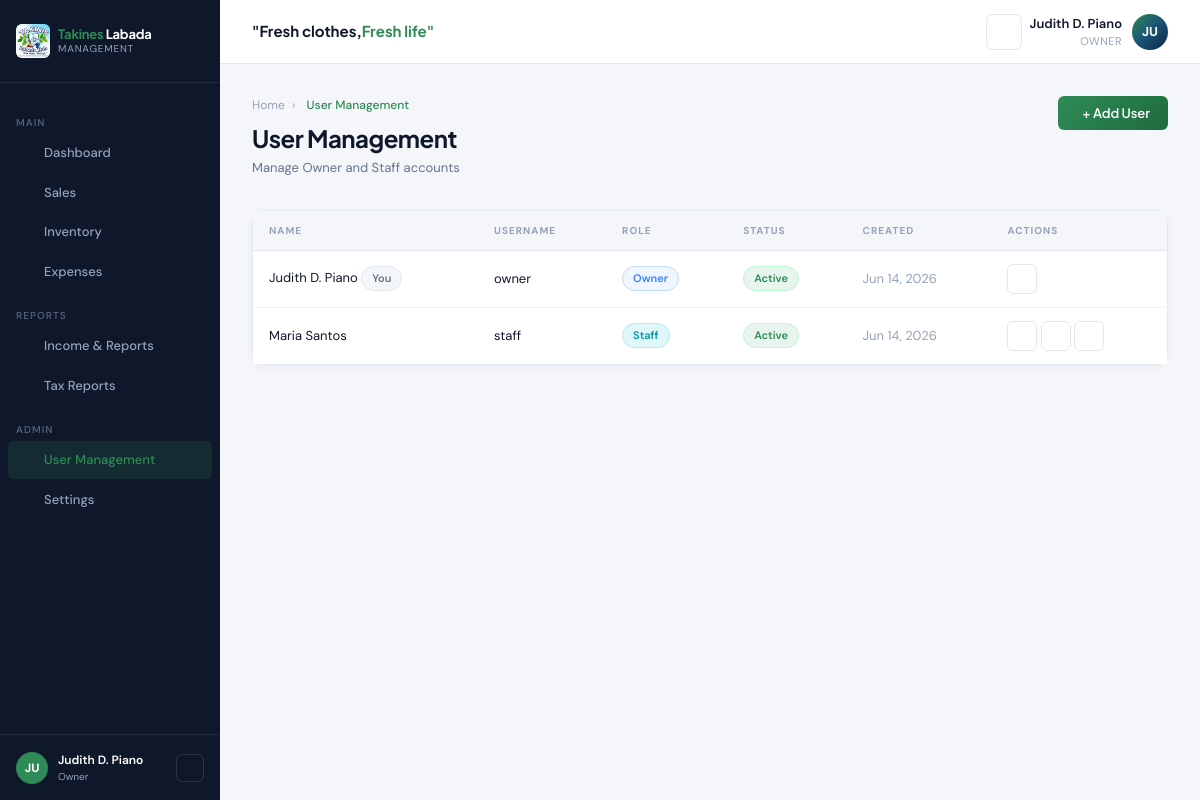
/users.php (signed in), run on the app's committed database.
### tables this page shows
CREATE TABLE `users` (
  `id` int(11) NOT NULL,
  `name` varchar(100) NOT NULL,
  `username` varchar(50) NOT NULL,
  `password` varchar(255) NOT NULL,
  `role` enum('owner','staff') NOT NULL DEFAULT 'staff',
  `is_active` tinyint(1) NOT NULL DEFAULT 1,
  `created_at` timestamp NOT NULL DEFAULT current_timestamp()
);

### config.php (called while the page is built, shortened)
<?php
function h($value): string
{
    return htmlspecialchars((string)($value ?? ''), ENT_QUOTES, 'UTF-8');
}
function current_user(): ?object
{
    return $_SESSION['user'] ?? null;
}

### users.php (the view, shortened to what this page needs)
<?php
require_once __DIR__ . '/config.php';
$currentUser = current_user();
$stmt = $pdo->query('SELECT id, name, username, role, is_active, created_at FROM users ORDER BY role, name');
$users = $stmt->fetchAll();
$activeNav = 'users';
require __DIR__ . '/includes/header_app.php';
?>
<div class="page-header">
    <div>
        <div class="breadcrumb">
            <a href="dashboard.php">Home</a>
            <span>&rsaquo;</span>
            <span class="current">User Management</span>
        </div>
        <h1 class="page-title">User Management</h1>
        <p class="page-subtitle">Manage Owner and Staff accounts</p>
    </div>
    <button class="btn btn-primary" id="btn-add-user" aria-haspopup="dialog">
        + Add User
    </button>
</div>
<div class="card">
    <div class="table-container" style="border:none; border-radius:0;">
        <table class="data-table" aria-label="User accounts">
            <thead>
                <tr>
                    <th scope="col">Name</th>
                    <th scope="col">Username</th>
                    <th scope="col">Role</th>
                    <th scope="col">Status</th>
                    <th scope="col">Created</th>
                    <th scope="col">Actions</th>
                </tr>
            </thead>
            <tbody>
                <?php foreach ($users as $u): ?>
                    <tr>
                        <td>
                            <?= h($u->name) ?>
                            <?php if ($u->id === $currentUser->id): ?>
                                <span class="badge badge-gray">You</span>
                            <?php endif; ?>
                        </td>
                        <td><?= h($u->username) ?></td>
                        <td>
                            <span class="badge <?= $u->role === 'owner' ? 'badge-blue' : 'badge-teal' ?>">
                                <?= h(ucfirst($u->role)) ?>
                            </span>
                        </td>
                        <td>
                            <span class="badge <?= $u->is_active ? 'badge-green' : 'badge-gray' ?>">
                                <?= $u->is_active ? 'Active' : 'Inactive' ?>
                            </span>
                        </td>
                        <td class="text-muted text-sm"><?= date('M j, Y', strtotime($u->created_at)) ?></td>
                        <td>
                            <button class="action-btn edit"
                                    onclick='openEditUser(<?= json_encode([
                                        "id" => $u->id,
                                        "name" => $u->name,
                                        "username" => $u->username,
                                        "role" => $u->role,
                                    ]) ?>)'
                                    aria-label="Edit user" title="Edit">
                            </button>
                            <?php if ($u->id !== $currentUser->id): ?>
                                <form method="POST" action="users.php" style="display:inline;">
                                    <button type="submit" class="action-btn edit"
                                            title="<?= $u->is_active ? 'Deactivate' : 'Activate' ?>"
                                            aria-label="<?= $u->is_active ? 'Deactivate user' : 'Activate user' ?>">
                                    </button>
                                </form>
                                <form method="POST" action="users.php" style="display:inline;"
                                      onsubmit="return confirm('Delete this user account? This cannot be undone.')">
                                    <button type="submit" class="action-btn delete" aria-label="Delete user" title="Delete">
                                    </button>
                                </form>
                            <?php endif; ?>
                        </td>
                    </tr>
                <?php endforeach; ?>
            </tbody>
        </table>
    </div>
</div>
<?php
require __DIR__ . '/includes/footer_app.php';

### includes/header_app.php (shortened to what this page needs)
<?php
$user       = current_user();
$activeNav  = $activeNav  ?? '';
function nav_active(string $key, string $active): string
{
    return $key === $active ? 'active' : '';
}
?>
<!DOCTYPE html>
<html lang="en">
<head>
    <link rel="stylesheet" href="assets/css/app.css">
</head>
<body>
<div class="app-shell">
    <aside class="sidebar" id="sidebar" role="navigation" aria-label="Main navigation">
        <div class="sidebar-brand">
            <div class="sidebar-brand-logo" id="sidebar-logo-wrap">
                <img src="assets/images/logo.png"
                     alt="Takines Labada Logo"
                     id="sidebar-logo-img"
                     onerror="this.style.display='none'; document.getElementById('sidebar-logo-fallback').style.display='flex'">
            </div>
            <div class="sidebar-brand-text">
                <div class="sidebar-brand-name">
                    <span>Takines</span> Labada
                </div>
                <div class="sidebar-brand-sub">Management</div>
            </div>
        </div>
        <nav class="sidebar-nav">
            <div class="sidebar-section-label">Main</div>
            <a href="dashboard.php" class="nav-item <?= nav_active('dashboard', $activeNav) ?>">
                <span class="nav-icon"><i class="ph-bold ph-house"></i></span>
                Dashboard
            </a>
            <a href="sales.php" class="nav-item <?= nav_active('sales', $activeNav) ?>">
                <span class="nav-icon"><i class="ph-bold ph-money"></i></span>
                Sales
            </a>
            <a href="inventory.php" class="nav-item <?= nav_active('inventory', $activeNav) ?>">
                <span class="nav-icon"><i class="ph-bold ph-package"></i></span>
                Inventory
            </a>
            <a href="expenses.php" class="nav-item <?= nav_active('expenses', $activeNav) ?>">
                <span class="nav-icon"><i class="ph-bold ph-receipt"></i></span>
                Expenses
            </a>
            <div class="sidebar-section-label">Reports</div>
            <a href="reports_income.php" class="nav-item <?= nav_active('reports.income', $activeNav) ?>">
                <span class="nav-icon"><i class="ph-bold ph-chart-bar"></i></span>
                Income &amp; Reports
            </a>
            <a href="reports_tax.php" class="nav-item <?= nav_active('reports.tax', $activeNav) ?>">
                <span class="nav-icon"><i class="ph-bold ph-file-text"></i></span>
                Tax Reports
            </a>
            <div class="sidebar-section-label">Admin</div>
            <a href="users.php" class="nav-item <?= nav_active('users', $activeNav) ?>">
                <span class="nav-icon"><i class="ph-bold ph-users-three"></i></span>
                User Management
            </a>
            <a href="settings.php" class="nav-item <?= nav_active('settings', $activeNav) ?>">
                <span class="nav-icon"><i class="ph-bold ph-gear"></i></span>
                Settings
            </a>
        </nav>
        <div class="sidebar-user">
            <div class="sidebar-user-avatar" aria-hidden="true">
                <?= h(strtoupper(substr($user->name ?? 'JP', 0, 2))) ?>
            </div>
            <div class="sidebar-user-info">
                <div class="sidebar-user-name"><?= h($user->name ?? 'Judith Piano') ?></div>
                <div class="sidebar-user-role"><?= h(ucfirst($user->role ?? 'Owner')) ?></div>
            </div>
            <form method="POST" action="logout.php">
                <button type="submit" class="sidebar-user-logout" title="Sign out" aria-label="Sign out">
                </button>
            </form>
        </div>
    </aside>
    <div class="main-content">
        <header class="topbar" role="banner">
            <div class="topbar-brand">
                <div class="topbar-brand-text">
                    <div class="brand-name">"Fresh clothes,<span>Fresh life"</span> </div>
                </div>
            </div>
            <div class="topbar-actions">
                <button class="topbar-icon-btn" aria-label="Notifications">
                </button>
                <div class="topbar-user">
                    <div class="topbar-user-info">
                        <div class="topbar-user-name"><?= h($user->name ?? 'Judith D. Piano') ?></div>
                        <div class="topbar-user-role"><?= h(strtoupper($user->role ?? 'Owner')) ?></div>
                    </div>
                    <div class="topbar-avatar" aria-hidden="true">
                        <?= h(strtoupper(substr($user->name ?? 'JP', 0, 2))) ?>
                    </div>
                </div>
            </div>
        </header>
        <main class="page-content" id="main-content" role="main">

### data on the page
users: name "JU", name "Judith D. Piano", role "Owner", role "OWNER", shows "You", username "owner", is_active "Active", created_at "Jun 14, 2026"
users: name "Maria Santos", username "staff", role "Staff", is_active "Active", created_at "Jun 14, 2026"
